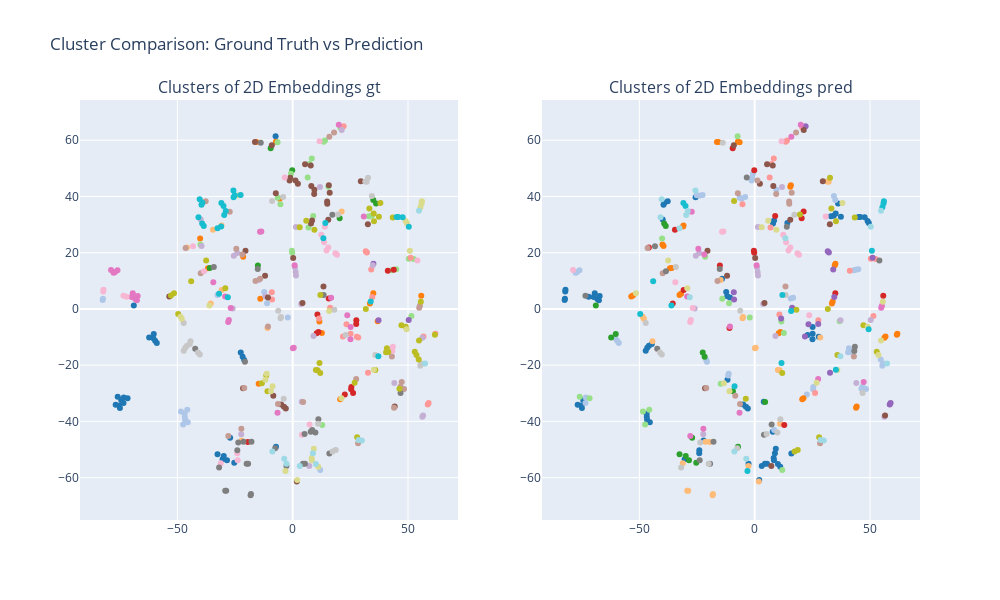

The notebook cell this image was saved under:
### Markdown cell above
## Baseline (out of the box model)

### Code cell
model = SentenceTransformer("all-MiniLM-L6-v2")
oob_res = test_model(model)
